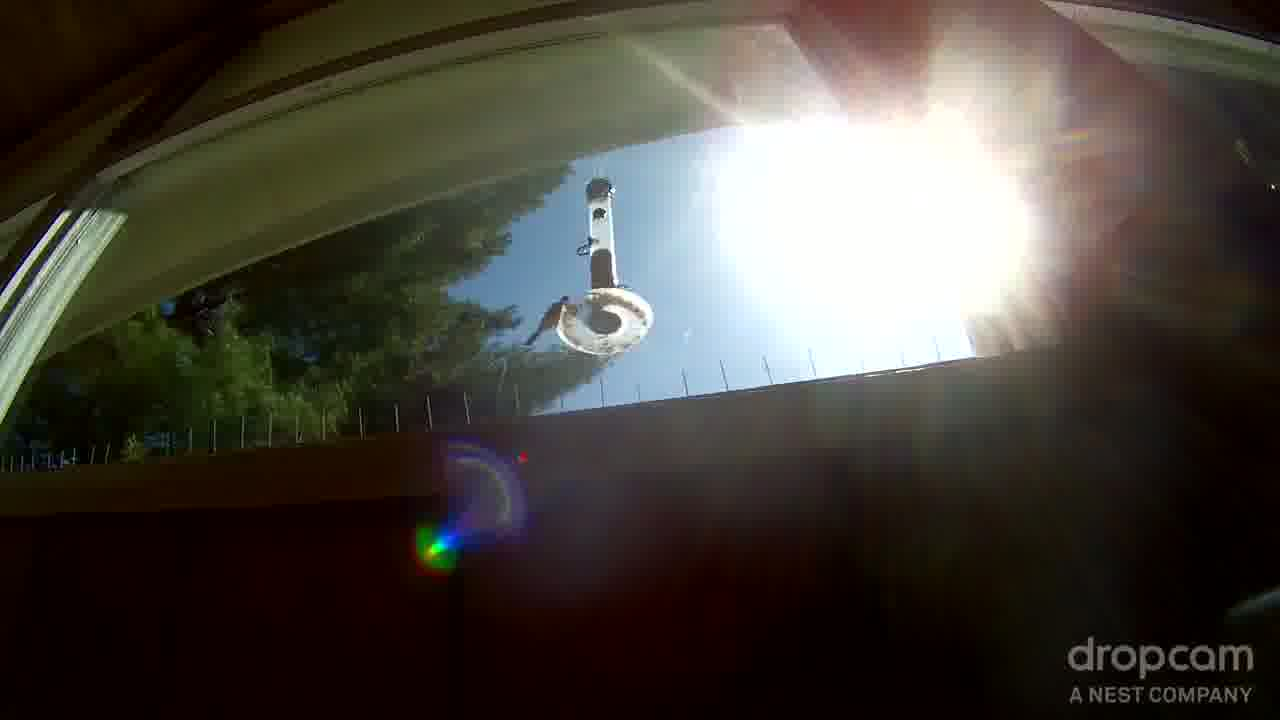
//> input picture images/birds/frame0005.jpg, 1280 x 720 px, given in place of frame%04d.jpg, which was not available
$ ./objrec   (built with g++ and OpenCV 4)
//> lines starting //> are read from the running program, lines starting //| are printed output that depends on the picture; pictures that were not available may be replaced by others from this repository, and a replacement may not be noted
/*
*
*
Dependencies:
1. Training Image Folder with Birds (------- Place these in the folder images/birds/ with naming convention : frame0001.jpg -------)
2. Training Image Folder with Squirrels (------- Place these in the folder images/squirrel/ with naming convention : frame0001.jpg -------)

****** We have written a python script which will rename the files in a numeric order. Please use it to rename the files. ******

Command Line Arguments:
1. Test Video File (------- path/filename.avi -------)
*
*
*/

#include <opencv2/opencv.hpp>
#include <vector>

using namespace cv;
using namespace std;

int gridX = 0, gridY = 0, gridX2 = 0, gridY2 = 0;
int drawing = false;

vector<Mat> createTrainingData();

static void onMouse(int event, int x, int y, int, void*) {
	if (event == EVENT_MOUSEMOVE){
		if (drawing){
			gridX2 = x;
			gridY2 = y;
		}
	}
	else if (event == EVENT_LBUTTONDOWN) {
		drawing = true;
		gridX = x;
		gridY = y;
	}
	else {
		drawing = false;
	}
}
int main(int argc, char *argv[])
{
	if(argc < 2)
		cout << "Invalid number of arguments" << endl;

	vector<Mat> trainingData = createTrainingData();

	CvSVMParams params;
	params.svm_type = CvSVM::C_SVC;
	params.kernel_type = CvSVM::POLY;
	params.term_crit = cvTermCriteria(CV_TERMCRIT_ITER, 100, 1e-6);
	params.degree = 2;
	params.gamma = 3;

	CvSVM SVM;
	SVM.train(trainingData[1], trainingData[0], Mat(), Mat(), params);

	VideoCapture vid(argv[1]);
	if (!vid.isOpened())
		return -1;

	Mat previousFrame, currentFrame, nextFrame, diff1, diff2, motion, result, resultFloat;
	int frameCount = 0;

	vid >> previousFrame;
	if(previousFrame.empty())
		cout << "Invalid Filename" << endl;
	gridX = 0, gridY = 0, gridX2 = 0, gridY2 = 0;
	drawing = false;
	String window = "Please Select Region of Interest using the mouse (Draw a Rectangle around region) and then press <space>";
	namedWindow(window, WINDOW_AUTOSIZE);

	setMouseCallback(window, onMouse, 0);
	imshow(window, previousFrame);
	waitKey(0);
	Rect regionOfInterest(Point(gridX, gridY), Point(gridX2, gridY2));
	previousFrame = previousFrame(regionOfInterest);
	imshow(window, previousFrame);
	waitKey(0);
	destroyAllWindows();


	cvtColor(previousFrame, previousFrame, CV_RGB2GRAY);

	vid >> currentFrame;
	currentFrame = currentFrame(regionOfInterest);
	cvtColor(currentFrame, currentFrame, CV_RGB2GRAY);

	namedWindow("Motion", WINDOW_AUTOSIZE);

	vector<Mat> trainingImages;
	int name = 0;
	while (true)
	{
		vid >> nextFrame;
		if (nextFrame.empty())
			break;
		nextFrame = nextFrame(regionOfInterest);
		result = nextFrame;
		nextFrame.convertTo(resultFloat, CV_32FC3);
		cvtColor(nextFrame, nextFrame, CV_RGB2GRAY);

		absdiff(previousFrame, currentFrame, diff1);
		absdiff(previousFrame, nextFrame, diff2);
		bitwise_and(diff1, diff2, motion);
		threshold(motion, motion, 150, 255, CV_THRESH_BINARY);
		erode(motion, motion, Mat());
		dilate(motion, motion, Mat());
		float motionArea = 0.0, motionBlue = 0.0, motionGreen = 0.0, motionRed = 0.0;
		int minX = motion.cols, maxX = 0, minY = motion.rows, maxY = 0;
		for (int i = 0; i < motion.rows; i++){
			for (int j = 0; j < motion.cols; j++){
				if (motion.at<uchar>(i, j) == 255)
				{
					motionArea++;
					Vec3f vals = resultFloat.at<Vec3f>(i, j);
					motionBlue += vals.val[0];
					motionGreen += vals.val[1];
					motionRed += vals.val[2];
					if (minX > i) minX = i;
					if (maxX < i) maxX = i;
					if (minY > j) minY = j;
					if (maxY < j) maxY = j;
				}
			}
		}
		if (motionArea > 50) {
			Mat test = (Mat_<float>(1, 4) << motionArea, (float) motionBlue / motionArea, (float) motionGreen / motionArea, (float) motionRed / motionArea);
			if ((int) SVM.predict(test) == 1){
				if (minX - 10 > 0) minX -= 10;
				if (minY - 10 > 0) minY -= 10;
				if (maxX + 10 < result.cols - 1) maxX += 10;
				if (maxY + 10 < result.rows - 1) maxY += 10;
				Point x(minX, minY);
				Point y(maxX, maxY);
				Rect rect(x, y);
				rectangle(result, rect, Scalar(0, 0, 255), 1);
			} else if((int) SVM.predict(test) == 0){
				if (minX - 10 > 0) minX -= 10;
				if (minY - 10 > 0) minY -= 10;
				if (maxX + 10 < result.cols - 1) maxX += 10;
				if (maxY + 10 < result.rows - 1) maxY += 10;
				Point x(minX, minY);
				Point y(maxX, maxY);
				Rect rect(x, y);
				rectangle(result, rect, Scalar(255, 0, 0), 1);
			}
		}
		//imshow("Motion", result);
		imwrite("images/results/"+to_string(name)+".jpg",result);
		if (waitKey(30) >= 0) break;
		previousFrame = currentFrame;
		currentFrame = nextFrame;

		name++;
	}
	return 0;
}

vector<Mat> createTrainingData() {
	VideoCapture birds("images/birds/frame%04d.jpg");
	VideoCapture squirrel("images/squirrel/frame%04d.jpg");

	Mat previousFrame, currentFrame, nextFrame, diff1, diff2, motion, result;

	birds >> previousFrame;
//> previousFrame is the input picture: 720 rows x 1280 cols, CV_8UC3; mean B, G, R 60.8, 67.9, 72.3

	String window = "Please Select Region of Interest using the mouse and press space. (Draw a Rectangle around region)";
	namedWindow(window, WINDOW_AUTOSIZE);

	setMouseCallback(window, onMouse, 0);

	imshow(window, previousFrame);
	waitKey(0);
//> the left mouse button is pressed and released at (320, 180)
//> the left mouse button is pressed and released at (960, 180)
//> the left mouse button is pressed and released at (960, 540)
//> the left mouse button is pressed and released at (320, 540)

	Rect regionOfInterest(Point(gridX, gridY), Point(gridX2, gridY2));
	previousFrame = previousFrame(regionOfInterest);
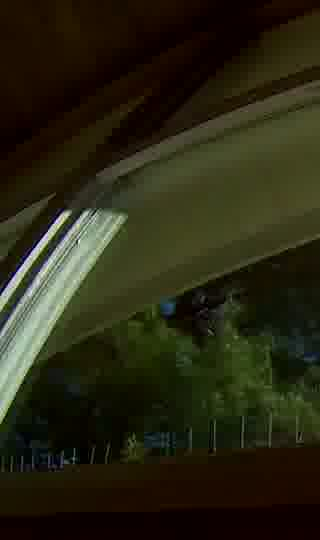
//> previousFrame: 540 rows x 320 cols, CV_8UC3; mean B, G, R 19.7, 38.5, 40.8

	imshow(window, previousFrame);
	waitKey(0);

	destroyAllWindows();

	cvtColor(previousFrame, previousFrame, CV_RGB2GRAY);
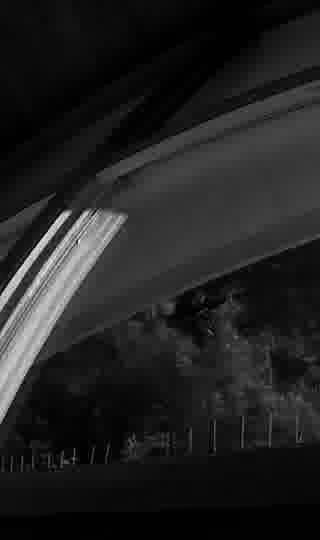
//> previousFrame: 540 rows x 320 cols, CV_8UC1; min 0, max 251, mean 33.2

	birds >> currentFrame;
	currentFrame = currentFrame(regionOfInterest);

	cvtColor(currentFrame, currentFrame, CV_RGB2GRAY);

	vector<Mat> trainingImages;
	vector<vector<float>> features;

	while (true)
	{
		birds >> nextFrame;

		if (nextFrame.empty())
			break;

		nextFrame = nextFrame(regionOfInterest);
		nextFrame.convertTo(result, CV_32FC3);

		cvtColor(nextFrame, nextFrame, CV_RGB2GRAY);

		absdiff(previousFrame, currentFrame, diff1);
//> diff1: 540 rows x 320 cols, CV_8UC1; every value is 0
		absdiff(previousFrame, nextFrame, diff2);

		bitwise_and(diff1, diff2, motion);

		threshold(motion, motion, 150, 255, CV_THRESH_BINARY);

		erode(motion, motion, Mat());
		dilate(motion, motion, Mat());

		float motionArea = 0.0, motionBlue = 0.0, motionGreen = 0.0, motionRed = 0.0;
		for (int i = 0; i < motion.rows; i++){
			for (int j = 0; j < motion.cols; j++){
				if (motion.at<uchar>(i, j) == 255)
				{
					motionArea++;
					Vec3f vals = result.at<Vec3f>(i, j);
					motionBlue += vals.val[0];
					motionGreen += vals.val[1];
					motionRed += vals.val[2];
				}
			}
		}
//> after the loop, motionArea = 0; motionBlue = 0; motionGreen = 0; motionRed = 0
		if (motionArea > 10) {
			vector<float> feature{ motionArea, (float) motionBlue / motionArea, (float) motionGreen / motionArea, (float) motionRed / motionArea };
			features.push_back(feature);
		}
		previousFrame = currentFrame;
		currentFrame = nextFrame;
	}

	int birdCount = (int)features.size();

	squirrel >> previousFrame;
	previousFrame = previousFrame(regionOfInterest);
	cvtColor(previousFrame, previousFrame, CV_RGB2GRAY);

	squirrel >> currentFrame;
	currentFrame = currentFrame(regionOfInterest);
	cvtColor(currentFrame, currentFrame, CV_RGB2GRAY);

	while (true)
	{
		squirrel >> nextFrame;

		if (nextFrame.empty())
			break;

		nextFrame = nextFrame(regionOfInterest);
		nextFrame.convertTo(result, CV_32FC3);

		cvtColor(nextFrame, nextFrame, CV_RGB2GRAY);

		absdiff(previousFrame, currentFrame, diff1);
		absdiff(previousFrame, nextFrame, diff2);

		bitwise_and(diff1, diff2, motion);

		threshold(motion, motion, 150, 255, CV_THRESH_BINARY);

		erode(motion, motion, Mat());
		dilate(motion, motion, Mat());

		float motionArea = 0.0, motionBlue = 0.0, motionGreen = 0.0, motionRed = 0.0;
		for (int i = 0; i < motion.rows; i++){
			for (int j = 0; j < motion.cols; j++){
				if (motion.at<uchar>(i, j) == 255)
				{
					motionArea++;
					Vec3f vals = result.at<Vec3f>(i, j);
					motionBlue += vals.val[0];
					motionGreen += vals.val[1];
					motionRed += vals.val[2];
				}
			}
		}
		if (motionArea > 10) {
			vector<float> feature{ motionArea, (float) motionBlue / motionArea, (float) motionGreen / motionArea, (float) motionRed / motionArea };
			features.push_back(feature);
		}
		previousFrame = currentFrame;
		currentFrame = nextFrame;
	}

	vector<Mat> train;

	Mat labels(features.size(), 1, CV_32FC1, 1);
	for (int i = 0; i < birdCount; i++) {
		labels.at<float>(i, 0) = 0;
	}

	Mat trainingData(features.size(), 4, CV_32FC1);
	for (int i = 0; i < features.size(); i++) {
		for (int j = 0; j < 4; j++) {
			trainingData.at<float>(i, j) = features[i][j];
		}
	}

	train.push_back(labels);
	train.push_back(trainingData);

	return train;
}

$ run again, on images/birds/frame0008.jpg
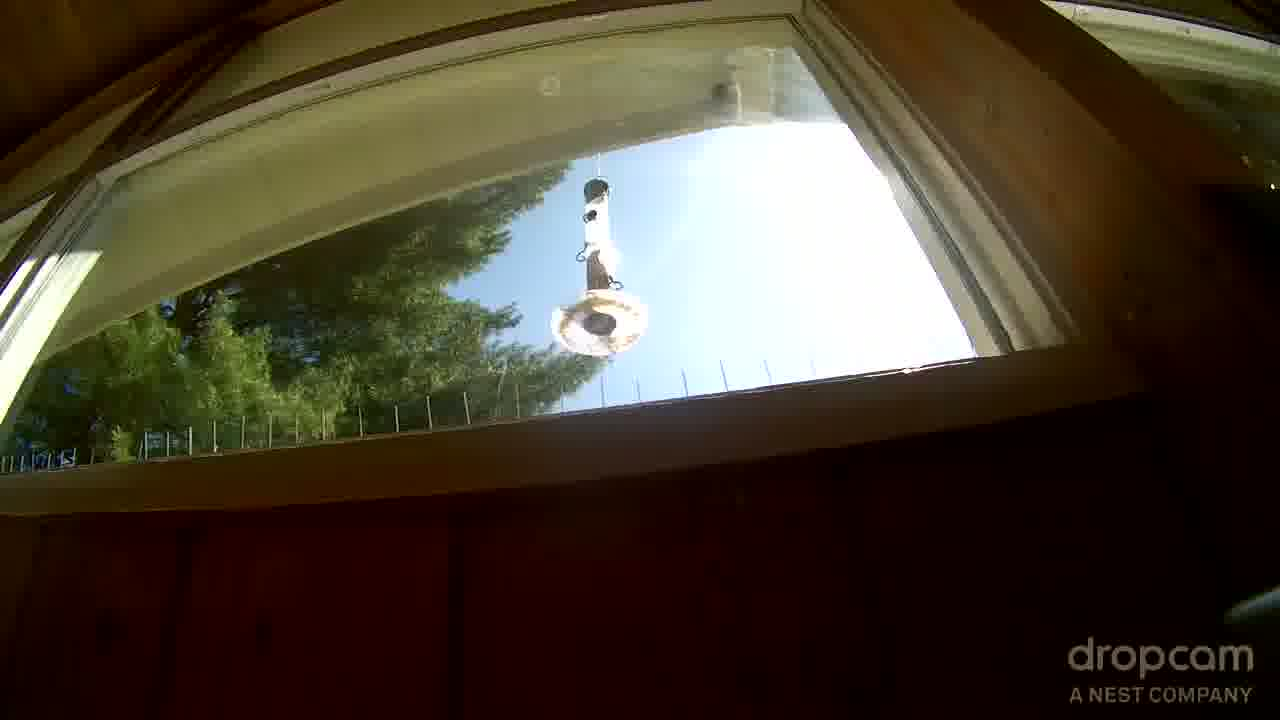
//> input picture images/birds/frame0008.jpg, 1280 x 720 px, given in place of frame%04d.jpg, which was not available
//> in createTrainingData, previousFrame is the input picture: 720 rows x 1280 cols, CV_8UC3; mean B, G, R 49.1, 63.8, 73.4
//> in createTrainingData, `previousFrame = previousFrame(regionOfInterest);`:
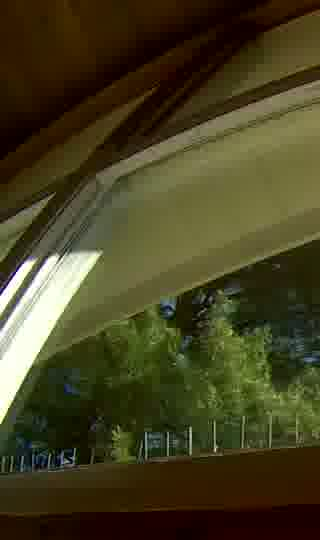
//> previousFrame: 540 rows x 320 cols, CV_8UC3; mean B, G, R 33.8, 64.6, 70
//> in createTrainingData, `cvtColor(previousFrame, previousFrame, CV_RGB2GRAY);`:
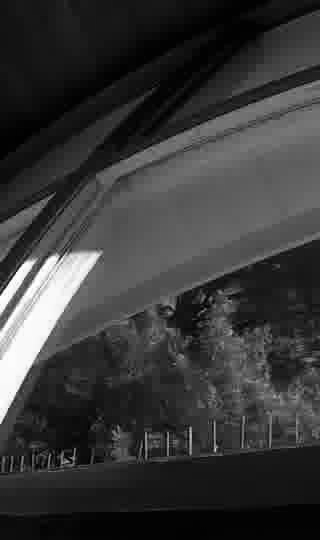
//> previousFrame: 540 rows x 320 cols, CV_8UC1; min 1, max 255, mean 56
//> diff1: 540 rows x 320 cols, CV_8UC1; every value is 0
//> after the loop in createTrainingData, `for (int i = 0; i < motion.rows; i++)`: motionArea = 0
